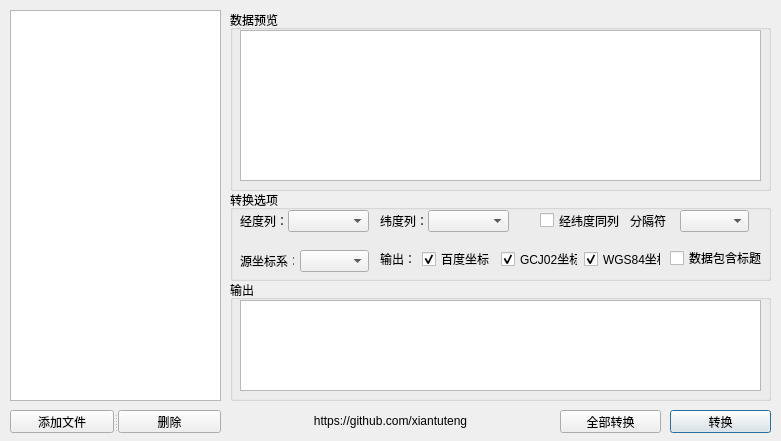
<?xml version="1.0" encoding="UTF-8"?>
<ui version="4.0">
 <class>DialogMain</class>
 <widget class="QDialog" name="DialogMain">
  <property name="geometry">
   <rect>
    <x>0</x>
    <y>0</y>
    <width>781</width>
    <height>441</height>
   </rect>
  </property>
  <property name="windowTitle">
   <string>CSV文件坐标转换</string>
  </property>
  <widget class="QPushButton" name="pushButtonConvert">
   <property name="geometry">
    <rect>
     <x>670</x>
     <y>410</y>
     <width>101</width>
     <height>23</height>
    </rect>
   </property>
   <property name="text">
    <string>转换</string>
   </property>
   <property name="shortcut">
    <string>Ctrl+O</string>
   </property>
  </widget>
  <widget class="QGroupBox" name="groupBox">
   <property name="geometry">
    <rect>
     <x>230</x>
     <y>10</y>
     <width>541</width>
     <height>181</height>
    </rect>
   </property>
   <property name="title">
    <string>数据预览</string>
   </property>
   <widget class="QTableView" name="tableViewPreview">
    <property name="geometry">
     <rect>
      <x>10</x>
      <y>20</y>
      <width>521</width>
      <height>151</height>
     </rect>
    </property>
   </widget>
  </widget>
  <widget class="QListView" name="listView">
   <property name="geometry">
    <rect>
     <x>10</x>
     <y>10</y>
     <width>211</width>
     <height>391</height>
    </rect>
   </property>
  </widget>
  <widget class="QGroupBox" name="groupBoxLog">
   <property name="geometry">
    <rect>
     <x>230</x>
     <y>280</y>
     <width>541</width>
     <height>121</height>
    </rect>
   </property>
   <property name="title">
    <string>输出 </string>
   </property>
   <widget class="QPlainTextEdit" name="plainTextEdit">
    <property name="geometry">
     <rect>
      <x>10</x>
      <y>20</y>
      <width>521</width>
      <height>91</height>
     </rect>
    </property>
   </widget>
  </widget>
  <widget class="QGroupBox" name="groupBox_2">
   <property name="geometry">
    <rect>
     <x>230</x>
     <y>190</y>
     <width>541</width>
     <height>91</height>
    </rect>
   </property>
   <property name="title">
    <string>转换选项</string>
   </property>
   <widget class="QLabel" name="label">
    <property name="geometry">
     <rect>
      <x>10</x>
      <y>20</y>
      <width>54</width>
      <height>21</height>
     </rect>
    </property>
    <property name="text">
     <string>经度列：</string>
    </property>
   </widget>
   <widget class="QLabel" name="label_2">
    <property name="geometry">
     <rect>
      <x>150</x>
      <y>20</y>
      <width>54</width>
      <height>21</height>
     </rect>
    </property>
    <property name="text">
     <string>纬度列：</string>
    </property>
   </widget>
   <widget class="QComboBox" name="comboBoxLon">
    <property name="geometry">
     <rect>
      <x>58</x>
      <y>20</y>
      <width>81</width>
      <height>22</height>
     </rect>
    </property>
   </widget>
   <widget class="QComboBox" name="comboBoxLat">
    <property name="geometry">
     <rect>
      <x>198</x>
      <y>20</y>
      <width>81</width>
      <height>22</height>
     </rect>
    </property>
   </widget>
   <widget class="QCheckBox" name="checkBoxIncludeTitle">
    <property name="geometry">
     <rect>
      <x>440</x>
      <y>60</y>
      <width>101</width>
      <height>16</height>
     </rect>
    </property>
    <property name="text">
     <string>数据包含标题</string>
    </property>
   </widget>
   <widget class="QCheckBox" name="checkBoxLonLatSame">
    <property name="geometry">
     <rect>
      <x>310</x>
      <y>20</y>
      <width>81</width>
      <height>21</height>
     </rect>
    </property>
    <property name="text">
     <string>经纬度同列</string>
    </property>
   </widget>
   <widget class="QComboBox" name="comboBoxSep">
    <property name="geometry">
     <rect>
      <x>450</x>
      <y>20</y>
      <width>69</width>
      <height>22</height>
     </rect>
    </property>
   </widget>
   <widget class="QLabel" name="label_3">
    <property name="geometry">
     <rect>
      <x>400</x>
      <y>20</y>
      <width>41</width>
      <height>21</height>
     </rect>
    </property>
    <property name="text">
     <string>分隔符：</string>
    </property>
   </widget>
   <widget class="QLabel" name="label_4">
    <property name="geometry">
     <rect>
      <x>10</x>
      <y>60</y>
      <width>54</width>
      <height>21</height>
     </rect>
    </property>
    <property name="text">
     <string>源坐标系：</string>
    </property>
   </widget>
   <widget class="QComboBox" name="comboBoxInputCRS">
    <property name="geometry">
     <rect>
      <x>70</x>
      <y>60</y>
      <width>69</width>
      <height>22</height>
     </rect>
    </property>
   </widget>
   <widget class="QWidget" name="layoutWidget">
    <property name="geometry">
     <rect>
      <x>150</x>
      <y>60</y>
      <width>281</width>
      <height>18</height>
     </rect>
    </property>
    <layout class="QHBoxLayout" name="horizontalLayout">
     <item>
      <widget class="QLabel" name="label_5">
       <property name="text">
        <string>输出：</string>
       </property>
      </widget>
     </item>
     <item>
      <widget class="QCheckBox" name="checkBoxOutputBd">
       <property name="text">
        <string>百度坐标</string>
       </property>
       <property name="checked">
        <bool>true</bool>
       </property>
      </widget>
     </item>
     <item>
      <widget class="QCheckBox" name="checkBoxOutputGCJ">
       <property name="text">
        <string>GCJ02坐标</string>
       </property>
       <property name="checked">
        <bool>true</bool>
       </property>
      </widget>
     </item>
     <item>
      <widget class="QCheckBox" name="checkBoxOutputWGS">
       <property name="text">
        <string>WGS84坐标</string>
       </property>
       <property name="checked">
        <bool>true</bool>
       </property>
      </widget>
     </item>
    </layout>
   </widget>
  </widget>
  <widget class="QPushButton" name="pushButtonConvertAll">
   <property name="geometry">
    <rect>
     <x>560</x>
     <y>410</y>
     <width>101</width>
     <height>23</height>
    </rect>
   </property>
   <property name="text">
    <string>全部转换</string>
   </property>
   <property name="shortcut">
    <string>Ctrl+O</string>
   </property>
  </widget>
  <widget class="QLabel" name="labelLink">
   <property name="geometry">
    <rect>
     <x>250</x>
     <y>410</y>
     <width>281</width>
     <height>21</height>
    </rect>
   </property>
   <property name="text">
    <string>https://github.com/xiantuteng</string>
   </property>
   <property name="alignment">
    <set>Qt::AlignCenter</set>
   </property>
  </widget>
  <widget class="QSplitter" name="splitter">
   <property name="geometry">
    <rect>
     <x>10</x>
     <y>410</y>
     <width>211</width>
     <height>23</height>
    </rect>
   </property>
   <property name="orientation">
    <enum>Qt::Horizontal</enum>
   </property>
   <widget class="QPushButton" name="pushButtonAdd">
    <property name="text">
     <string>添加文件</string>
    </property>
    <property name="shortcut">
     <string>Ctrl+O</string>
    </property>
   </widget>
   <widget class="QPushButton" name="pushButtonDelete">
    <property name="text">
     <string>删除</string>
    </property>
    <property name="shortcut">
     <string>Ctrl+O</string>
    </property>
   </widget>
  </widget>
 </widget>
 <resources/>
 <connections/>
</ui>
